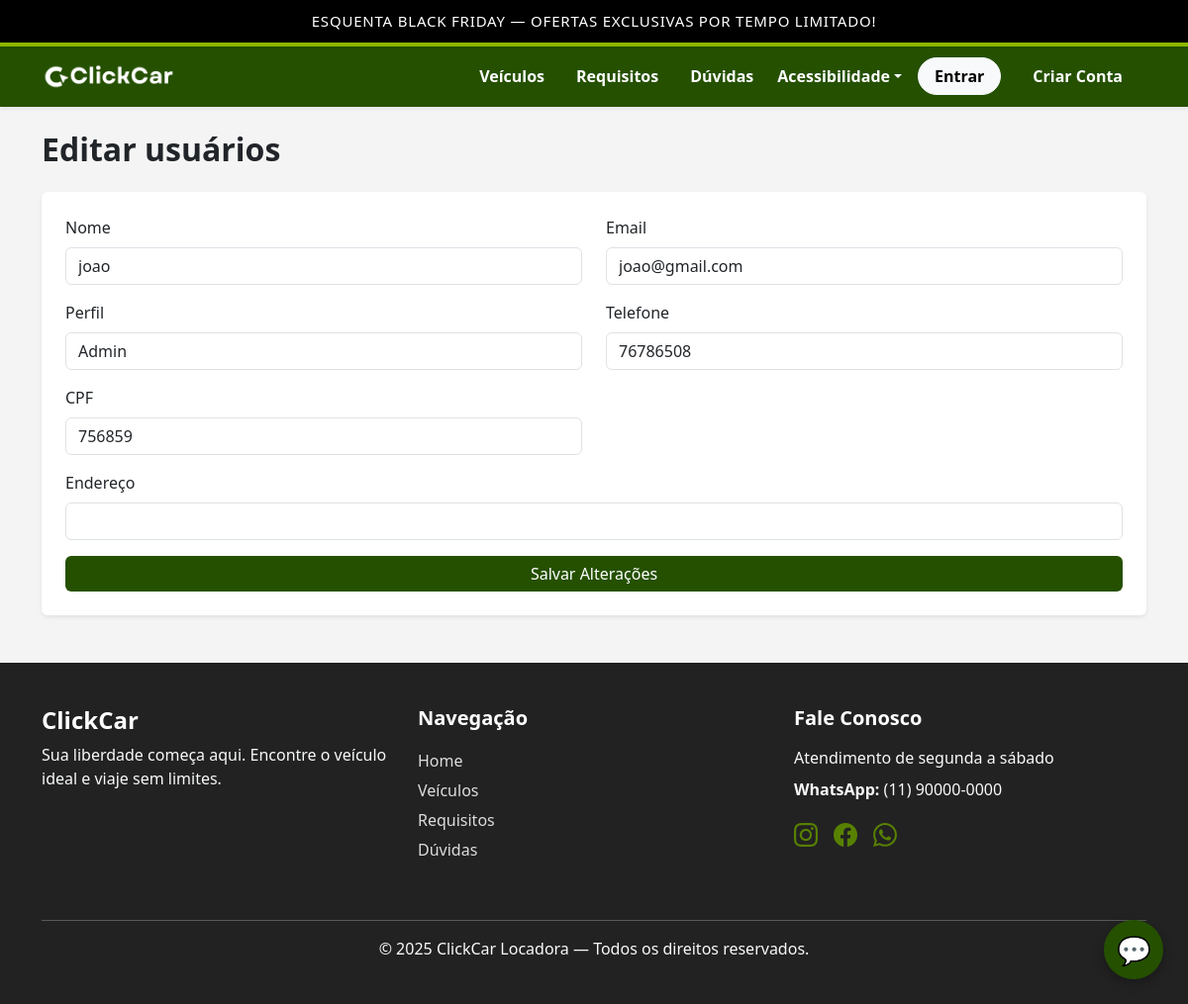
Page /admin/usuario/edit/6 on the earlier database version.
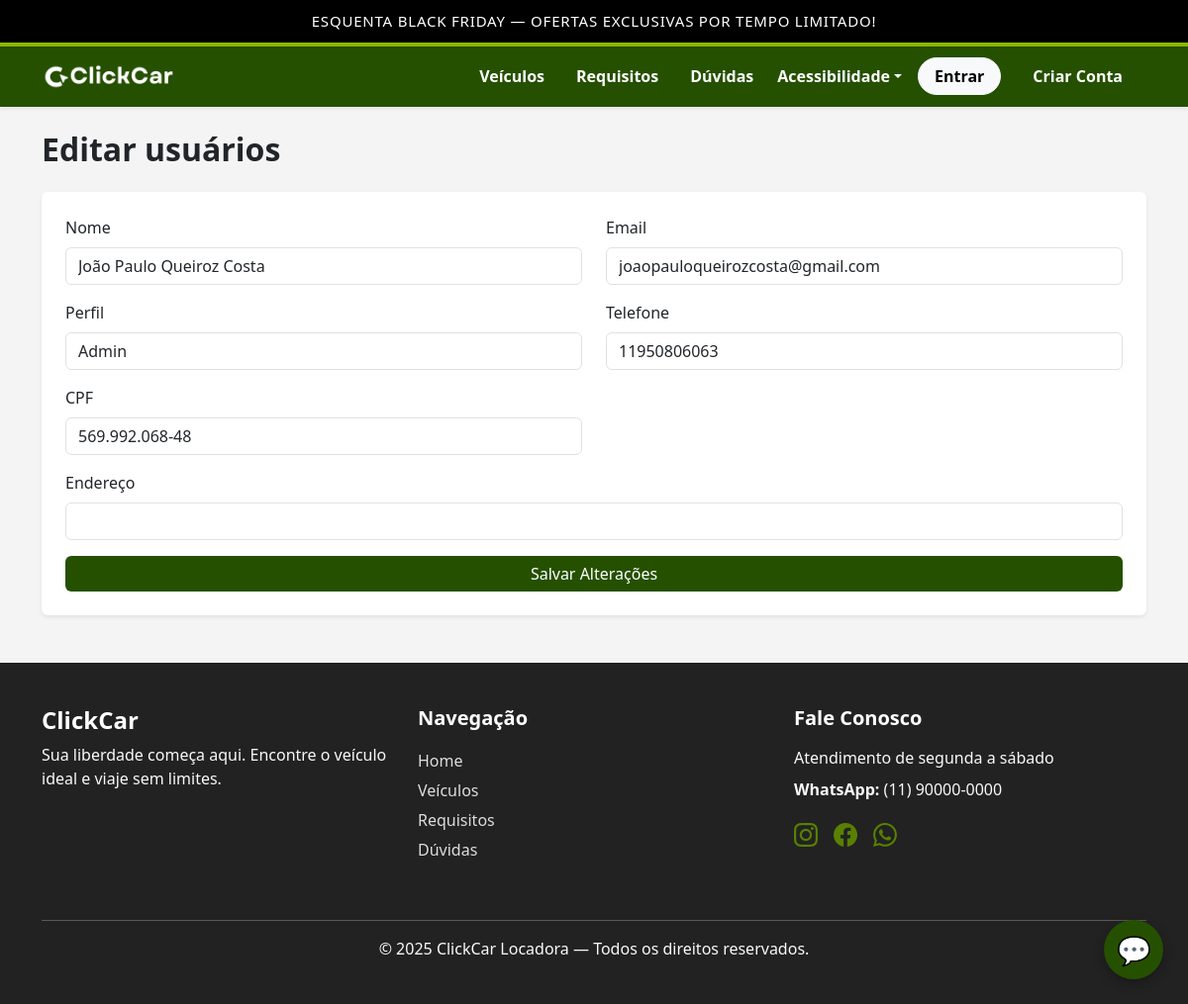
Same page on the later database version.
### models/models.py (models this page shows, shortened)
class Usuario(UserMixin, db.Model):
    __tablename__ = 'usuarios'
    id = db.Column(db.Integer, primary_key=True)
    nome = db.Column(db.String(150), nullable=False)
    email = db.Column(db.String(120), unique=True, nullable=False)
    senha_hash = db.Column(db.String(200), nullable=False)
    perfil_id = db.Column(db.Integer, db.ForeignKey(
        'perfis.id'), nullable=False)
    telefone = db.Column(db.String(20))
    cpf = db.Column(db.String(20))
    criado_em = db.Column(db.DateTime, default=datetime.utcnow)
    email_verificado = db.Column(db.Boolean, default=False)
    codigo_verificacao = db.Column(db.String(6))
    cnh = db.Column(db.String(11), unique=True)
    lista_favoritos = db.relationship('Veiculo', secondary=tabela_favoritos,
                                      backref=db.backref('favoritado_por', lazy='dynamic'))
    enderecos = db.relationship(
        "Endereco",
        backref="usuario",
        cascade="all, delete-orphan",
        lazy=True
    )
    tokens = db.relationship('Token', backref='usuarios',
                             lazy=True, cascade="all, delete-orphan")
    reservas = db.relationship(
        'Reserva',
        backref='usuario',
        cascade="all, delete-orphan"
    )

### controllers/controller.py (the view, shortened to what this page needs)
@main.route("/admin/usuario/edit/<int:user_id>", methods=["POST", "GET"])
def edit_user(user_id):
    db = SessionLocal()
    usuario = db.query(Usuario).filter_by(id=user_id).first()
    if not usuario:
        flash("Este usuário não existe", "error")
        return redirect(url_for("main.admin_usuario_page"))
    perfis = db.query(Perfil).all()
    method = request.method
    return render_template("admin/users/edit.html", usuario=usuario, perfis=perfis)

### templates/admin/users/edit.html (shortened to what this page needs)
{% extends 'base.html' %}
{% block content %}
<h2 class="fw-bold mb-4">Editar usuários</h2>
<form method="POST" class="bg-white p-4 rounded shadow-sm">
    <div class="row">
        <div class="col-md-6 mb-3">
            <label class="form-label">Nome</label>
            <input type="text" name="nome" class="form-control" value="{{ usuario.nome }}" required>
        </div>
        <div class="col-md-6 mb-3">
            <label class="form-label">Email</label>
            <input type="email" name="email" class="form-control" value="{{ usuario.email }}" required>
        </div>
        <div class="col-md-6 mb-3">
            <label class="form-label">Perfil</label>
            <select name="perfil" class="form-control" id="">
                {% for p in perfis %}
                    <option value="{{ p.id }}">{{ p.nome_perfil }}</option>
                {% endfor %}
            </select>
        </div>
        <div class="col-md-6 mb-3">
            <label class="form-label">Telefone</label>
            <input type="text" name="telefone" class="form-control" value="{{ usuario.telefone }}">
        </div>
        <div class="col-md-6 mb-3">
            <label class="form-label">CPF</label>
            <input type="text" name="cpf" class="form-control" value="{{ usuario.cpf }}">
        </div>
        <div class="col-md-12 mb-3">
            <label class="form-label">Endereço</label>
            <input type="text" name="endereco" class="form-control" value="{{ usuario.endereco }}">
        </div>
    </div>
    <button class="btn btn-primary w-100">Salvar Alterações</button>
</form>
{% endblock %}

Differences in the rows shown:
changed Usuario: nome "joao" → "João Paulo Queiroz Costa"; email "joao@gmail.com" → "joaopauloqueirozcosta@gmail.com"; telefone "76786508" → "11950806063"; cpf "756859" → "569.992.068-48"
